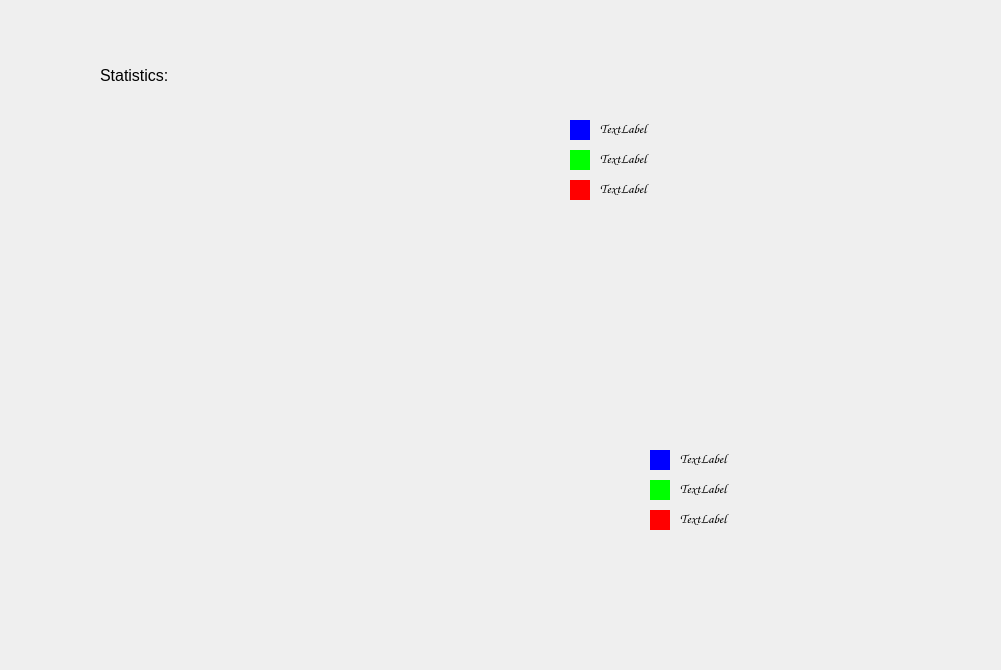
<?xml version="1.0" encoding="UTF-8"?>
<ui version="4.0">
 <class>Statis</class>
 <widget class="QDialog" name="Statis">
  <property name="geometry">
   <rect>
    <x>0</x>
    <y>0</y>
    <width>1001</width>
    <height>670</height>
   </rect>
  </property>
  <property name="windowTitle">
   <string>Dialog</string>
  </property>
  <widget class="QLabel" name="stat1_2">
   <property name="geometry">
    <rect>
     <x>100</x>
     <y>40</y>
     <width>401</width>
     <height>71</height>
    </rect>
   </property>
   <property name="font">
    <font>
     <pointsize>12</pointsize>
    </font>
   </property>
   <property name="styleSheet">
    <string notr="true"/>
   </property>
   <property name="text">
    <string>Statistics:</string>
   </property>
  </widget>
  <widget class="QWidget" name="widget_5" native="true">
   <property name="geometry">
    <rect>
     <x>570</x>
     <y>180</y>
     <width>20</width>
     <height>20</height>
    </rect>
   </property>
   <property name="styleSheet">
    <string notr="true">background-color: rgb(255, 0, 0);
background-image: url(:/img/ressources/rouge.jpg);</string>
   </property>
  </widget>
  <widget class="QWidget" name="widget_7" native="true">
   <property name="geometry">
    <rect>
     <x>650</x>
     <y>510</y>
     <width>20</width>
     <height>20</height>
    </rect>
   </property>
   <property name="styleSheet">
    <string notr="true">background-color: rgb(255, 0, 0);
background-image: url(:/img/ressources/rouge.jpg);</string>
   </property>
  </widget>
  <widget class="QWidget" name="widget_6" native="true">
   <property name="geometry">
    <rect>
     <x>570</x>
     <y>150</y>
     <width>20</width>
     <height>20</height>
    </rect>
   </property>
   <property name="styleSheet">
    <string notr="true">background-color: rgb(0, 255, 0);
background-image: url(:/img/ressources/vert.jpg);</string>
   </property>
  </widget>
  <widget class="QLabel" name="stat3">
   <property name="geometry">
    <rect>
     <x>680</x>
     <y>450</y>
     <width>91</width>
     <height>16</height>
    </rect>
   </property>
   <property name="font">
    <font>
     <family>Comic Sans MS</family>
     <pointsize>10</pointsize>
    </font>
   </property>
   <property name="styleSheet">
    <string notr="true"/>
   </property>
   <property name="text">
    <string>TextLabel</string>
   </property>
  </widget>
  <widget class="QWidget" name="widget_2" native="true">
   <property name="geometry">
    <rect>
     <x>650</x>
     <y>450</y>
     <width>20</width>
     <height>20</height>
    </rect>
   </property>
   <property name="styleSheet">
    <string notr="true">background-image: url(:/img/ressources/blue.jpg);
background-color: rgb(0, 0, 255);</string>
   </property>
  </widget>
  <widget class="QLabel" name="label_3">
   <property name="geometry">
    <rect>
     <x>600</x>
     <y>180</y>
     <width>221</width>
     <height>16</height>
    </rect>
   </property>
   <property name="font">
    <font>
     <family>Comic Sans MS</family>
     <pointsize>10</pointsize>
    </font>
   </property>
   <property name="text">
    <string>TextLabel</string>
   </property>
  </widget>
  <widget class="QWidget" name="widget" native="true">
   <property name="geometry">
    <rect>
     <x>570</x>
     <y>120</y>
     <width>20</width>
     <height>20</height>
    </rect>
   </property>
   <property name="styleSheet">
    <string notr="true">background-image: url(:/img/ressources/blue.jpg);
background-color: rgb(0, 0, 255);</string>
   </property>
  </widget>
  <widget class="QWidget" name="widget_8" native="true">
   <property name="geometry">
    <rect>
     <x>650</x>
     <y>480</y>
     <width>20</width>
     <height>20</height>
    </rect>
   </property>
   <property name="styleSheet">
    <string notr="true">background-color: rgb(0, 255, 0);
background-image: url(:/img/ressources/vert.jpg);</string>
   </property>
  </widget>
  <widget class="QLabel" name="stat1">
   <property name="geometry">
    <rect>
     <x>680</x>
     <y>510</y>
     <width>101</width>
     <height>16</height>
    </rect>
   </property>
   <property name="font">
    <font>
     <family>Comic Sans MS</family>
     <pointsize>10</pointsize>
    </font>
   </property>
   <property name="styleSheet">
    <string notr="true"/>
   </property>
   <property name="text">
    <string>TextLabel</string>
   </property>
  </widget>
  <widget class="QLabel" name="label_2">
   <property name="geometry">
    <rect>
     <x>600</x>
     <y>150</y>
     <width>221</width>
     <height>16</height>
    </rect>
   </property>
   <property name="font">
    <font>
     <family>Comic Sans MS</family>
     <pointsize>10</pointsize>
    </font>
   </property>
   <property name="text">
    <string>TextLabel</string>
   </property>
  </widget>
  <widget class="QLabel" name="stat2">
   <property name="geometry">
    <rect>
     <x>680</x>
     <y>480</y>
     <width>101</width>
     <height>16</height>
    </rect>
   </property>
   <property name="font">
    <font>
     <family>Comic Sans MS</family>
     <pointsize>10</pointsize>
    </font>
   </property>
   <property name="styleSheet">
    <string notr="true"/>
   </property>
   <property name="text">
    <string>TextLabel </string>
   </property>
  </widget>
  <widget class="QLabel" name="label_1">
   <property name="geometry">
    <rect>
     <x>600</x>
     <y>120</y>
     <width>221</width>
     <height>16</height>
    </rect>
   </property>
   <property name="font">
    <font>
     <family>Comic Sans MS</family>
     <pointsize>10</pointsize>
    </font>
   </property>
   <property name="styleSheet">
    <string notr="true"/>
   </property>
   <property name="text">
    <string>TextLabel</string>
   </property>
  </widget>
 </widget>
 <resources/>
 <connections/>
</ui>
